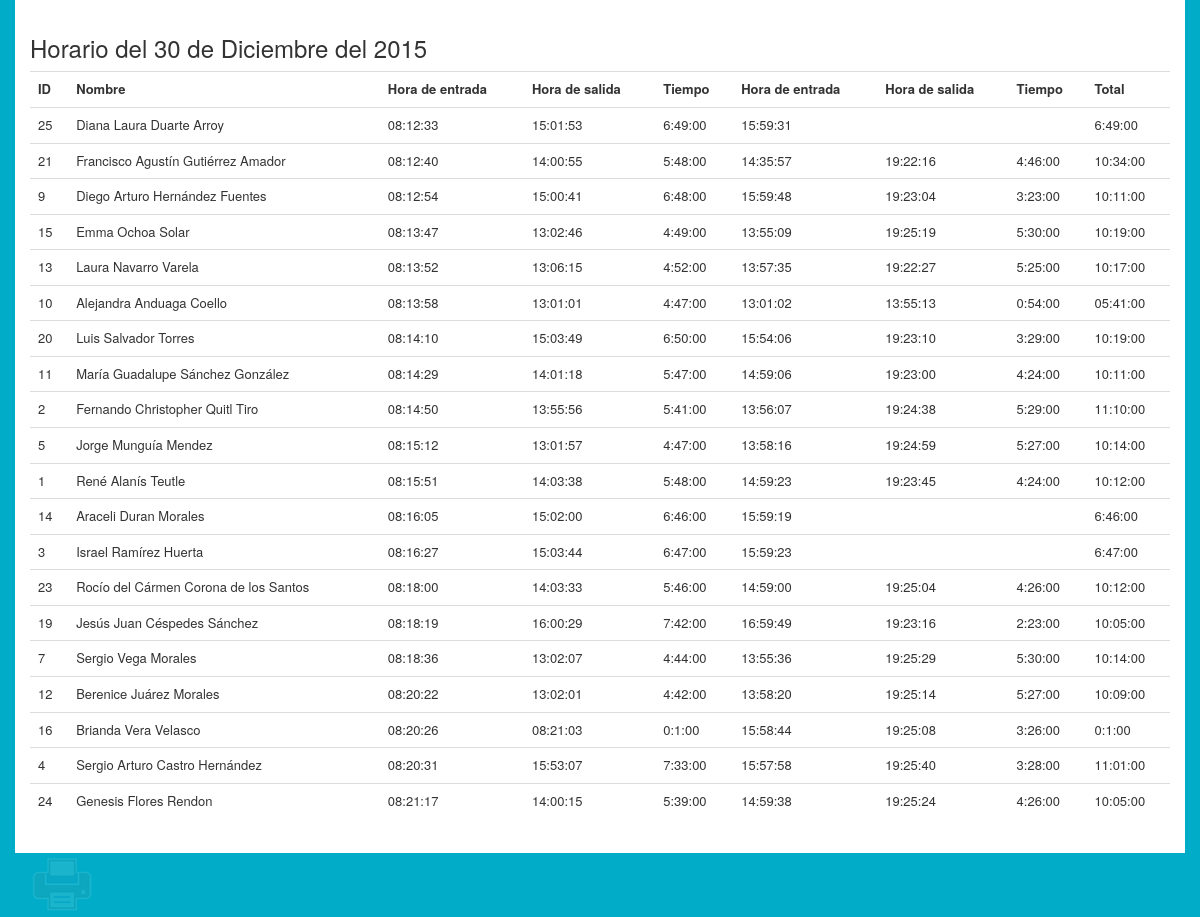
Screenshot of /horario-diario.php?date=2015-12-30 with the database file from the repository.
### tables this page shows
CREATE TABLE IF NOT EXISTS `horario` (
  `idhorario` int(11) NOT NULL AUTO_INCREMENT,
  `dia_entrada` date DEFAULT NULL,
  `hora_entrada` time DEFAULT NULL,
  `dia_salida` date DEFAULT NULL,
  `hora_salida` time DEFAULT NULL,
  `tiempo` varchar(8) NOT NULL,
  `tiempo_decimal` float(5,2) NOT NULL,
  `despues_entrada` time DEFAULT NULL,
  `despues_salida` time DEFAULT NULL,
  `despues_tiempo` varchar(8) DEFAULT NULL,
  `despues_tiempo_decimal` float(5,2) DEFAULT NULL,
  `total` varchar(8) DEFAULT NULL,
  `total_decimal` float(5,2) DEFAULT NULL,
  `personal_idpersonal` int(11) NOT NULL,
  PRIMARY KEY (`idhorario`,`personal_idpersonal`),
  KEY `fk_horario_personal1_idx` (`personal_idpersonal`)
);

CREATE TABLE IF NOT EXISTS `personal` (
  `idpersonal` int(11) NOT NULL AUTO_INCREMENT,
  `nombre` varchar(45) DEFAULT NULL,
  `apellidos` varchar(45) DEFAULT NULL,
  `foto` varchar(100) DEFAULT NULL,
  `tolerancia` time NOT NULL,
  `privilegios_idprivilegios` int(11) NOT NULL,
  `usuario_idusuario` int(11) NOT NULL,
  PRIMARY KEY (`idpersonal`,`privilegios_idprivilegios`),
  KEY `fk_personal_privilegios1_idx` (`privilegios_idprivilegios`),
  KEY `fk_personal_usuario1_idx` (`usuario_idusuario`)
);

### horario-diario.php (the view, shortened to what this page needs)
<html>
<head>
<link rel="stylesheet" type="text/css" href="css/bootstrap.min.css">
<link rel="stylesheet" type="text/css" href="css/imprimir.css">
<link rel="stylesheet" type="text/css" href="css/main.css">
</head>
<body>
<?php
$fecha =  $_GET['date'];
$annio = substr($fecha, 0,4);
$mes = substr($fecha, 5,2);
$dia = substr($fecha, 8,2);
$meses = array('01' =>  'Enero',
			'02' =>  'Febrero',
			'03' =>  'Marzo',
			'04' =>  'Abril',
			'05' =>  'Mayo',
			'06' =>  'Junio',
			'07' =>  'Julio',
			'08' =>  'Agosto',
			'09' =>  'Septiembre',
			'10' =>  'Octubre',
			'11' =>  'Noviembre',
			'12' =>  'Diciembre',);
$nombre_mes = $meses[$mes];
	?>
	<div class="container">
		<div class="row horario">
			<h3>Horario del <?php echo $dia." de ".$nombre_mes. " del ".$annio; ?></h3>
			<div class="table-responsive">
				<table class="table">
					<tr>
						<th>ID</th>
						<th>Nombre</th>
						<th>Hora de entrada</th>
						<th>Hora de salida</th>
						<th>Tiempo</th>
						<th>Hora de entrada</th>
						<th>Hora de salida</th>
						<th>Tiempo</th>
						<th>Total</th>
					</tr>
					<?php
						include('conexion.php');
						$datos = "select idpersonal,nombre,apellidos,dia_entrada,hora_entrada,hora_salida,tiempo,despues_entrada,despues_salida,despues_tiempo,total from horario,personal where personal.idpersonal = horario.personal_idpersonal and dia_entrada = '$fecha' order by hora_entrada";
						$horario = mysql_query($datos, $conexion) or die(mysql_error());
						while ($rows = mysql_fetch_assoc($horario)) {
							echo "<tr>";
							$idpersonal = $rows['idpersonal'];
							echo "<td>".$idpersonal."</td>";
							$nombre = $rows['nombre']. " " .$apellido = $rows['apellidos'];
							echo "<td>".$nombre."</td>";
							$entrada = $rows['hora_entrada'];
							echo "<td>".$entrada."</td>";
							$salida = $rows['hora_salida'];
							echo "<td>".$salida."</td>";
							$tiempo = $rows['tiempo'];
							echo "<td>".$tiempo."</td>";
							$entrada = $rows['despues_entrada'];
							echo "<td>".$entrada."</td>";
							$salida = $rows['despues_salida'];
							echo "<td>".$salida."</td>";
							$tiempo = $rows['despues_tiempo'];
							echo "<td>".$tiempo."</td>";
							$total = $rows['total'];
							echo "<td>".$total."</td>";
							echo "</tr>";
						}
					?>
				</table>
			</div>
		</div>
		<button onclick='window.print()' type='button' id='btnImprimir'></button>
	</div>
</body>

### css/imprimir.css (style rules this page uses)
#btnImprimir { background: url(img/imprimir.png); border: 0; width: 64px; height: 64px; }
#btnImprimir { opacity: 0.1; }

### css/main.css (style rules this page uses)
body { background-color: rgb(0,172,200); }
.header, .menu, .register, .horario { background-color: white; padding: 15px; }
table { font-size: 13px; }

### rows the page displays
horario: personal.idpersonal "25", personal.nombre+apellidos "Diana Laura Duarte Arroy", hora_entrada "08:12:33", hora_salida "15:01:53", tiempo "6:49:00", despues_entrada "15:59:31", total "6:49:00"
horario: personal.idpersonal "21", personal.nombre+apellidos "Francisco Agustín Gutiérrez Amador", hora_entrada "08:12:40", hora_salida "14:00:55", tiempo "5:48:00", despues_entrada "14:35:57", despues_salida "19:22:16", despues_tiempo "4:46:00", total "10:34:00"
horario: personal.idpersonal "9", personal.nombre+apellidos "Diego Arturo Hernández Fuentes", hora_entrada "08:12:54", hora_salida "15:00:41", tiempo "6:48:00", despues_entrada "15:59:48", despues_salida "19:23:04", despues_tiempo "3:23:00", total "10:11:00"
horario: personal.idpersonal "15", personal.nombre+apellidos "Emma Ochoa Solar", hora_entrada "08:13:47", hora_salida "13:02:46", tiempo "4:49:00", despues_entrada "13:55:09", despues_salida "19:25:19", despues_tiempo "5:30:00", total "10:19:00"
horario: personal.idpersonal "13", personal.nombre+apellidos "Laura Navarro Varela", hora_entrada "08:13:52", hora_salida "13:06:15", tiempo "4:52:00", despues_entrada "13:57:35", despues_salida "19:22:27", despues_tiempo "5:25:00", total "10:17:00"
horario: personal.idpersonal "10", personal.nombre+apellidos "Alejandra Anduaga Coello", hora_entrada "08:13:58", hora_salida "13:01:01", tiempo "4:47:00", despues_entrada "13:01:02", despues_salida "13:55:13", despues_tiempo "0:54:00", total "05:41:00"
horario: personal.idpersonal "20", personal.nombre+apellidos "Luis Salvador Torres", hora_entrada "08:14:10", hora_salida "15:03:49", tiempo "6:50:00", despues_entrada "15:54:06", despues_salida "19:23:10", despues_tiempo "3:29:00", total "10:19:00"
horario: personal.idpersonal "11", personal.nombre+apellidos "María Guadalupe Sánchez González", hora_entrada "08:14:29", hora_salida "14:01:18", tiempo "5:47:00", despues_entrada "14:59:06", despues_salida "19:23:00", despues_tiempo "4:24:00", total "10:11:00"
horario: personal.idpersonal "2", personal.nombre+apellidos "Fernando Christopher Quitl Tiro", hora_entrada "08:14:50", hora_salida "13:55:56", tiempo "5:41:00", despues_entrada "13:56:07", despues_salida "19:24:38", despues_tiempo "5:29:00", total "11:10:00"
horario: personal.idpersonal "5", personal.nombre+apellidos "Jorge Munguía Mendez", hora_entrada "08:15:12", hora_salida "13:01:57", tiempo "4:47:00", despues_entrada "13:58:16", despues_salida "19:24:59", despues_tiempo "5:27:00", total "10:14:00"
horario: personal.idpersonal "1", personal.nombre+apellidos "René Alanís Teutle", hora_entrada "08:15:51", hora_salida "14:03:38", tiempo "5:48:00", despues_entrada "14:59:23", despues_salida "19:23:45", despues_tiempo "4:24:00", total "10:12:00"
horario: personal.idpersonal "14", personal.nombre+apellidos "Araceli Duran Morales", hora_entrada "08:16:05", hora_salida "15:02:00", tiempo "6:46:00", despues_entrada "15:59:19", total "6:46:00"
horario: personal.idpersonal "3", personal.nombre+apellidos "Israel Ramírez Huerta", hora_entrada "08:16:27", hora_salida "15:03:44", tiempo "6:47:00", despues_entrada "15:59:23", total "6:47:00"
horario: personal.idpersonal "23", personal.nombre+apellidos "Rocío del Cármen Corona de los Santos", hora_entrada "08:18:00", hora_salida "14:03:33", tiempo "5:46:00", despues_entrada "14:59:00", despues_salida "19:25:04", despues_tiempo "4:26:00", total "10:12:00"
horario: personal.idpersonal "19", personal.nombre+apellidos "Jesús Juan Céspedes Sánchez", hora_entrada "08:18:19", hora_salida "16:00:29", tiempo "7:42:00", despues_entrada "16:59:49", despues_salida "19:23:16", despues_tiempo "2:23:00", total "10:05:00"
horario: personal.idpersonal "7", personal.nombre+apellidos "Sergio Vega Morales", hora_entrada "08:18:36", hora_salida "13:02:07", tiempo "4:44:00", despues_entrada "13:55:36", despues_salida "19:25:29", despues_tiempo "5:30:00", total "10:14:00"
horario: personal.idpersonal "12", personal.nombre+apellidos "Berenice Juárez Morales", hora_entrada "08:20:22", hora_salida "13:02:01", tiempo "4:42:00", despues_entrada "13:58:20", despues_salida "19:25:14", despues_tiempo "5:27:00", total "10:09:00"
horario: personal.idpersonal "16", personal.nombre+apellidos "Brianda Vera Velasco", hora_entrada "08:20:26", hora_salida "08:21:03", tiempo "0:1:00", despues_entrada "15:58:44", despues_salida "19:25:08", despues_tiempo "3:26:00", total "0:1:00"
horario: personal.idpersonal "4", personal.nombre+apellidos "Sergio Arturo Castro Hernández", hora_entrada "08:20:31", hora_salida "15:53:07", tiempo "7:33:00", despues_entrada "15:57:58", despues_salida "19:25:40", despues_tiempo "3:28:00", total "11:01:00"
horario: personal.idpersonal "24", personal.nombre+apellidos "Genesis Flores Rendon", hora_entrada "08:21:17", hora_salida "14:00:15", tiempo "5:39:00", despues_entrada "14:59:38", despues_salida "19:25:24", despues_tiempo "4:26:00", total "10:05:00"

### other values shown
$dia "30"
$nombre_mes "Diciembre"
$annio "2015"
